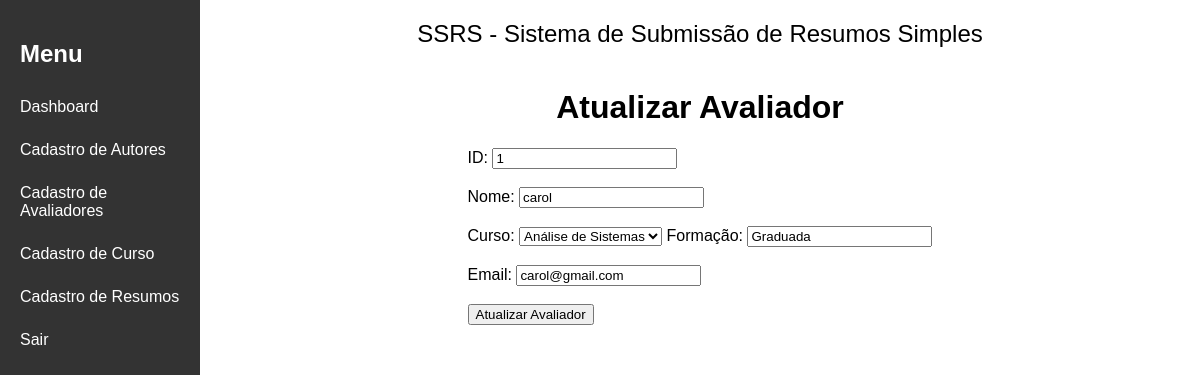
Page /src/organizador/cadastro_avaliador/editar.php?id=1 on the committed database.
### tables this page shows
CREATE TABLE IF NOT EXISTS `avaliadores` (
  `id` INT NOT NULL AUTO_INCREMENT,
  `nome` VARCHAR(45) NULL,
  `email` VARCHAR(45) NULL,
  `senha` VARCHAR(32) NULL,
  `curso` INT NOT NULL,
  `formacao` VARCHAR(45) NULL,
  `telefone` VARCHAR(15) NULL,
  PRIMARY KEY (`id`),
  INDEX `fk_avaliadores_cursos1_idx` (`curso` ASC),
  CONSTRAINT `fk_avaliadores_cursos1`
    FOREIGN KEY (`curso`)
    REFERENCES `cursos` (`id`)
    ON DELETE NO ACTION
    ON UPDATE NO ACTION);

### src/organizador/cadastro_avaliador/editar.php (the view, shortened to what this page needs)
<?php include("../layout_superior.php") ?>
<!DOCTYPE html>
<html lang="pt-BR">
<head>
</head>
<body>
<?php
$id = $_GET["id"];
$con = new mysqli("localhost", "root", "", "evento");
$res = $con->query("select * from avaliadores where id = $id");
if ($linha = $res->fetch_object()){
    $nome = $linha->nome;
    $formacao = $linha->formacao;
    $email = $linha->email;
    $curso = $linha->curso;
}
?>
    <h1>Atualizar Avaliador</h1>
    <form action="alterar.php" method="post">
        <label for="id">ID:</label>
        <input type="text" id="id" name="id" required value="<?=$id?>"> <br><br>
        <label for="nome">Nome:</label>
        <input type="text" id="nome" name="nome" required  value="<?=$nome?>"><br><br>
        <label for="curso">Curso:</label>
        <select name="curso">
        <?php
            $con = new mysqli("localhost", "root", "", "evento");
            $resultado = $con->query("select * from cursos order by nome");
            while ($linha = $resultado->fetch_object()){
                $id = $linha->id;
                if($id==$curso){
                    $selecionado="selected";
                }else{
                    $selecionado="";
                }
                $nome = $linha->nome;
                echo "<option value='$id' $selecionado >$nome</option>";
            }
        ?>
        </select>
        <label for="formacao">Formação:</label>
        <input type="text" id="formacao" name="formacao" required  value="<?=$formacao?>"><br><br>
        <label for="email">Email:</label>
        <input type="email" id="email" name="email" required  value="<?=$email?>"><br><br>
        <input type="submit" value="Atualizar Avaliador">
    </form>
</body>
</html>
<?php include("../layout_inferior.php") ?>

### src/css/layout.css (style rules this page uses)
body { font-family: Arial, sans-serif; display: flex; min-height: 100vh; margin: 0; }

### rows in the picture
avaliadores: nome "carol", formacao "Graduada", email "carol@gmail.com"

### other values in the picture
form field curso "Análise de Sistemas"
